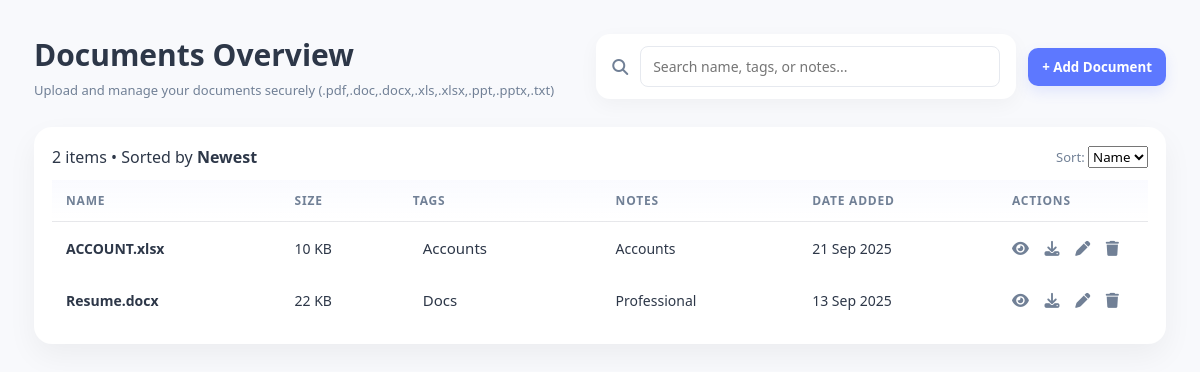
/KeyWallet/DASHBOARD/documents.php (signed in), run on the app's committed database.
### tables this page shows
CREATE TABLE `documents` (
  `id` int(11) NOT NULL,
  `user_id` int(11) NOT NULL,
  `name` varchar(255) NOT NULL,
  `size` varchar(50) NOT NULL,
  `tags` varchar(255) DEFAULT NULL,
  `notes` text DEFAULT NULL,
  `file_path` varchar(500) NOT NULL,
  `created_at` timestamp NOT NULL DEFAULT current_timestamp()
);

### KeyWallet/DASHBOARD/documents.php (the view, shortened to what this page needs)
<?php
include 'auth_check.php';
$user_id = $_SESSION['user_id'];
$where = "WHERE user_id='$user_id'";
$orderBy = "ORDER BY id DESC";
$docs = $conn->query("SELECT * FROM documents $where $orderBy");
?>
<!DOCTYPE html>
<html lang="en">
<head>
    <link rel="stylesheet" href="https://cdnjs.cloudflare.com/ajax/libs/font-awesome/6.4.0/css/all.min.css">
</head>
<body>
    <main class="main" role="main">
        <div class="header">
            <div>
                <h1 class="page-title">Documents Overview</h1>
                <div class="muted" style="margin-top:6px;">Upload and manage your documents securely (.pdf,.doc,.docx,.xls,.xlsx,.ppt,.pptx,.txt)</div>
            </div>
            <form method="get" class="search-row">
                <div class="search-box" title="Search">
                    <i class="fas fa-search"></i>
                    <input type="text" name="q" value="<?= htmlspecialchars($_GET['q'] ?? '') ?>" placeholder="Search name, tags, or notes...">
                </div>
                <div class="table-actions">
                    <button type="button" class="btn" onclick="openModal('addModal')">+ Add Document</button>
                </div>
            </form>
        </div>
        <div class="card">
            <div class="table-top">
                <div class="meta"><?= $docs->num_rows ?> items • Sorted by <strong><?= htmlspecialchars($_GET['sort'] ?? 'Newest') ?></strong></div>
                <div class="table-actions">
                    <form method="get">
                        <label class="muted nowrap">
                            Sort:
                            <select name="sort" onchange="this.form.submit()">
                                <option <?= (!isset($_GET['sort']) || $_GET['sort'] == 'Name') ? 'selected' : '' ?>>Name</option>
                            </select>
                        </label>
                    </form>
                </div>
            </div>
            <div style="overflow:auto;">
                <table class="doc-table">
                    <thead>
                        <tr>
                            <th>Name</th>
                            <th>Size</th>
                            <th>Tags</th>
                            <th>Notes</th>
                            <th>Date Added</th>
                            <th style="width:150px">Actions</th>
                        </tr>
                    </thead>
                    <tbody>
                        <?php while ($row = $docs->fetch_assoc()): ?>
                            <tr>
                                <td><?= htmlspecialchars($row['name']) ?></td>
                                <td><?= $row['size'] ?></td>
                                <td>
                                    <?php foreach (explode(',', $row['tags']) as $tag): ?>
                                        <?php if (trim($tag) != ""): ?>
                                            <span class="tag"><?= htmlspecialchars(trim($tag)) ?></span>
                                        <?php endif; ?>
                                    <?php endforeach; ?>
                                </td>
                                <td><?= htmlspecialchars($row['notes']) ?></td>
                                <td><?= date("d M Y", strtotime($row['created_at'])) ?></td>
                                <td class="action-icons">
                                    <a href="<?= $row['file_path'] ?>" target="_blank"><i class="fa fa-eye" title="View"></i></a>
                                    <a href="<?= $row['file_path'] ?>" download><i class="fa fa-download" title="Download"></i></a>
                                    <a href="?edit=<?= $row['id'] ?>"><i class="fa fa-pen" title="Edit"></i></a>
                                    <a href="?delete=<?= $row['id'] ?>" onclick="return confirm('Delete this document?')"><i class="fa fa-trash delete" title="Delete"></i></a>
                                </td>
                            </tr>
                        <?php endwhile; ?>
                    </tbody>
                </table>
            </div>
        </div>
    </main>
</body>
</html>

### KeyWallet/DASHBOARD/documents.php (style rules this page uses)
:root { --content-bg: #f8f9fc; --card-bg: #ffffff; --text-dark: #2d3748; --text-light: #718096; --sidebar-accent: #5d78ff; --danger: #f87171; --transition: all 0.22s cubic-bezier(.175, .885, .32, 1.275); --glass: rgba(255, 255, 255, 0.02); }
* { box-sizing: border-box; margin: 0; padding: 0; font-family: "Segoe UI", system-ui, sans-serif; }
body { display: block; min-height: 100vh; background: var(--content-bg); color: var(--text-dark); }
.main { padding: 34px; display: flex; flex-direction: column; gap: 20px; max-width: 1200px; margin: 0 auto; }
.header { display: flex; justify-content: space-between; align-items: center; gap: 20px; margin-bottom: 8px; flex-wrap: wrap; }
.page-title { font-size: 30px; font-weight: 700; color: var(--text-dark); }
.muted { color: var(--text-light); font-size: 13px; }
.search-row { display: flex; gap: 12px; align-items: center; flex-wrap: wrap; }
.search-box { display: flex; align-items: center; background: white; border-radius: 14px; padding: 12px 16px; box-shadow: 0 6px 20px rgba(0, 0, 0, 0.04); width: 420px; transition: var(--transition); }
.search-box i { color: var(--text-light); margin-right: 12px; font-size: 16px; }
.search-box input { border: none; outline: none; background: transparent; font-size: 15px; width: 100%; color: var(--text-dark); }
.btn { background: var(--sidebar-accent); color: white; border: none; padding: 10px 14px; border-radius: 10px; font-weight: 600; cursor: pointer; box-shadow: 0 6px 14px rgba(93, 120, 255, 0.14); transition: var(--transition); }
.card { background: var(--card-bg); border-radius: 18px; padding: 18px; box-shadow: 0 12px 30px rgba(0, 0, 0, 0.05); }
.table-top { display: flex; justify-content: space-between; align-items: center; gap: 12px; margin-bottom: 12px; flex-wrap: wrap; }
table.doc-table { width: 100%; border-collapse: collapse; min-width: 720px; }
table th, table td { padding: 12px 14px; text-align: left; font-size: 14px; vertical-align: middle; }
table th { text-transform: uppercase; font-size: 12px; color: var(--text-light); letter-spacing: 0.8px; font-weight: 600; background: linear-gradient(180deg, rgba(93, 120, 255, 0.03), transparent); border-bottom: 1px solid rgba(0, 0, 0, 0.04); }
tbody tr { transition: var(--transition); border-radius: 8px; }
tbody tr td:first-child { font-weight: 700; color: var(--text-dark); }
.tag { display: inline-flex; gap: 6px; align-items: center; padding: 4px 10px; font-size: 15px; }
.action-icons i { margin-right: 12px; cursor: pointer; font-size: 15px; color: var(--text-light); transition: var(--transition); }
label { font-size: 13px; color: var(--text-light); }
input[type="text"], input[type="file"], textarea { padding: 10px 12px; border-radius: 8px; border: 1px solid #e6e9ef; outline: none; font-size: 14px; }

### data on the page
documents: name "ACCOUNT.xlsx", size "10 KB", tags "Accounts", notes "Accounts", created_at "21 Sep 2025"
documents: name "Resume.docx", size "22 KB", tags "Docs", notes "Professional", created_at "13 Sep 2025"

### other printed values
$docs->num_rows "2"
$_GET['sort'] "Newest"
